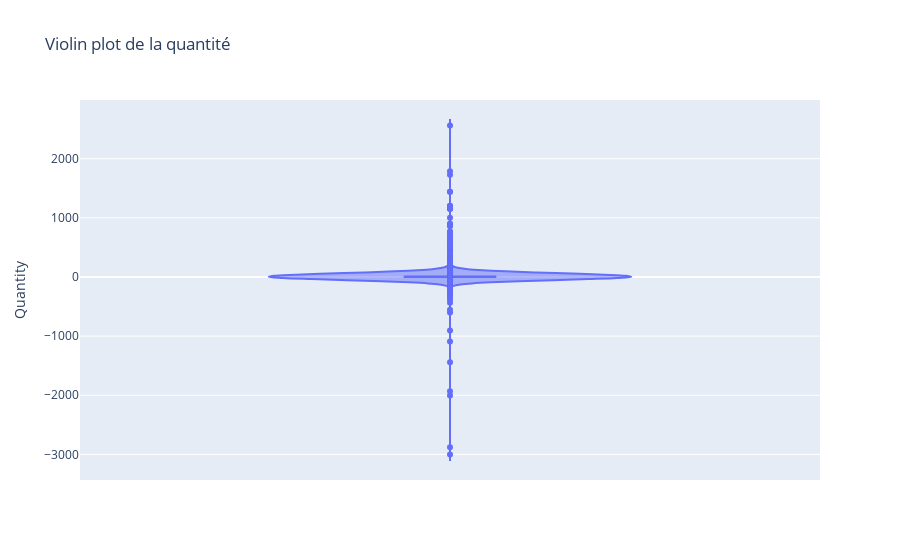

This figure's notebook cell:
### Markdown cell above
On remarque que Quantity s'étend de -80995 à 80995 avec une moyenne de 9.5 et un écart type de 218. Cela indique une forte présence d'outliers. Ceci est confirmé par le graph ci-dessous:

### Code cell
df = data.select("Quantity").sample(0.1, seed=42).toPandas()
fig = px.violin(
    df,
    y="Quantity",
    box=True,
    points="outliers",
    title="Violin plot de la quantité"
)
fig.show()

### Figure 1 — Plotly figure (JSON) as saved in the notebook; plotly's stock layout.template omitted (floating-point values rounded to 4 significant figures; data arrays with more than 128 entries replaced by an {"elided": "..."} marker saying what was removed)
{"data": [{"alignmentgroup": "True", "box": {"visible": true}, "hovertemplate": "Quantity=%{y}<extra></extra>", "legendgroup": "", "marker": {"color": "#636efa"}, "name": "", "offsetgroup": "", "orientation": "v", "points": "outliers", "scalegroup": "True", "showlegend": false, "type": "violin", "x0": " ", "xaxis": "x", "y": {"elided": "53904 int values"}, "y0": " ", "yaxis": "y"}], "layout": {"legend": {"tracegroupgap": 0}, "title": {"text": "Violin plot de la quantité"}, "violinmode": "group", "xaxis": {"anchor": "y", "domain": [0, 1]}, "yaxis": {"anchor": "x", "domain": [0, 1], "title": {"text": "Quantity"}}}}
